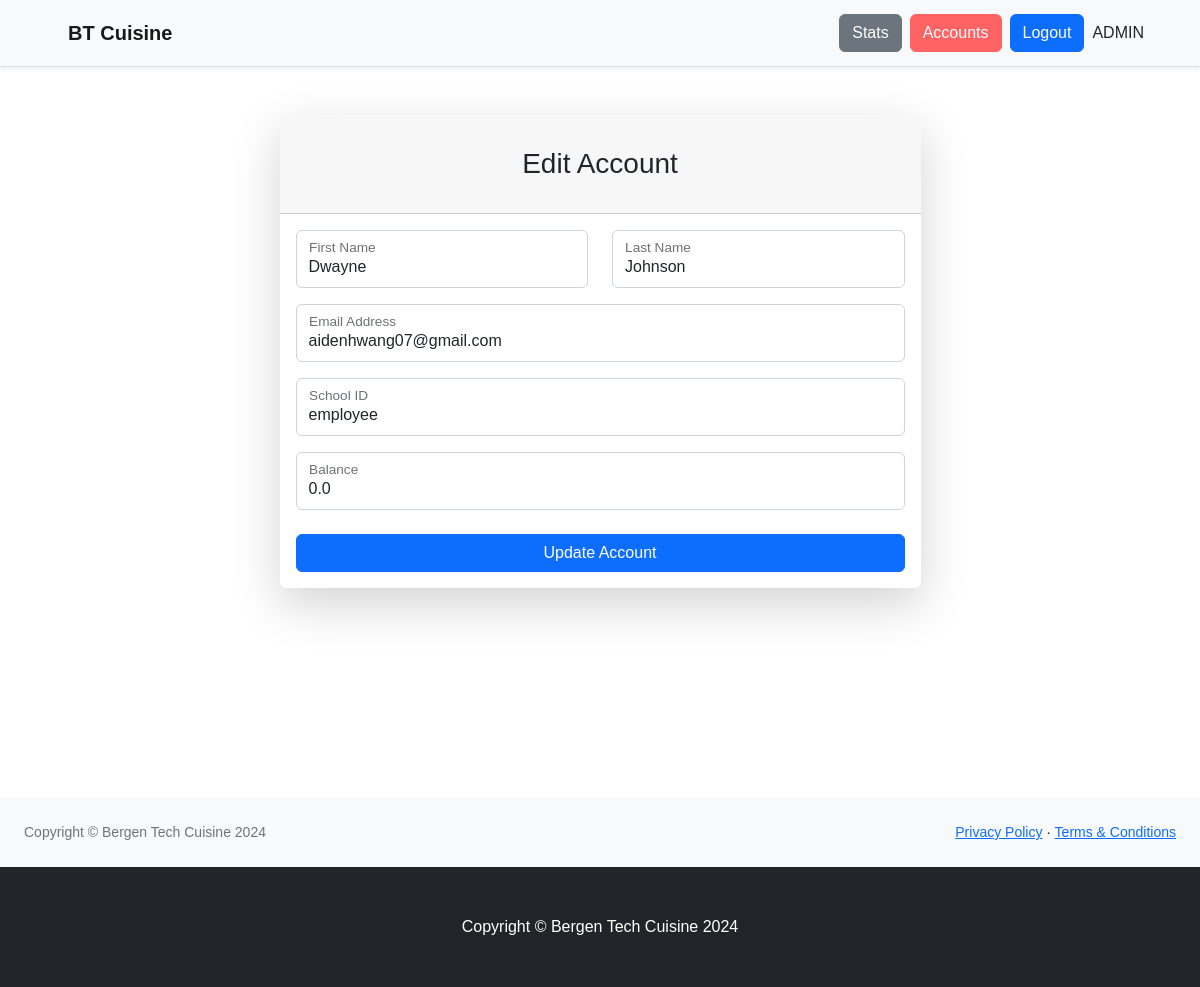
Screenshot of /editaccount?user_id=26 (signed in) with the database file from the repository.
### app.py (models this page shows)
class User(db.Model,UserMixin):
    id = db.Column(db.Integer, primary_key=True, nullable=False)
    first_name = db.Column(db.String(255), unique=False, nullable=False)
    last_name = db.Column(db.String(255), unique=False, nullable=False)
    email = db.Column(db.String(255), unique=True, nullable=False)
    school_id = db.Column(db.String(255), nullable=False)
    balance = db.Column(db.Float, nullable=False)
    type = db.Column(db.Integer, nullable=False)
    lunch_period = db.Column(db.Integer, nullable=False)
    orders = db.relationship('Order',backref='user',lazy=True)

### app.py (the view, shortened to what this page needs)
@app.route('/editaccount', methods=['GET', 'POST'])
@login_required
def edit_account():
    if not current_user.type == 1:
        flash("Unauthorized access!", "danger")
        return redirect(url_for('menu'))
    user_id = request.args.get('user_id')
    if not user_id:
        flash("No user specified!", "danger")
        return redirect(url_for('accounts'))
    user = User.query.get_or_404(user_id)
    return render_template('editaccount.html', user=user)

### app.py (called while the page is built)
@login_manager.user_loader
def load_user(user_id):
    return User.query.get(int(user_id))

### templates/editaccount.html (shortened to what this page needs)
{% extends "base.html" %}
{% set active_page = 'editaccount' %}
{% block content %}
<div id="layoutAuthentication">
    <div id="layoutAuthentication_content">
        <main>
            <div class="container">
                <div class="row justify-content-center">
                    <div class="col-lg-7">
                        <div class="card shadow-lg border-0 rounded-lg mt-5">
                            <div class="card-header"><h3 class="text-center font-weight-light my-4">Edit Account</h3></div>
                            <div class="card-body">
                                <form method="POST" action="/editaccount?user_id={{ user.id }}">
                                    <div class="row mb-3">
                                        <div class="col-md-6">
                                            <div class="form-floating mb-3 mb-md-0">
                                                <input class="form-control" id="firstName" type="text" placeholder="First Name" name="first_name" value="{{ user.first_name }}" />
                                                <label for="firstName">First Name</label>
                                            </div>
                                        </div>
                                        <div class="col-md-6">
                                            <div class="form-floating mb-3 mb-md-0">
                                                <input class="form-control" id="lastName" type="text" placeholder="Last Name" name="last_name" value="{{ user.last_name }}" />
                                                <label for="lastName">Last Name</label>
                                            </div>
                                        </div>
                                    </div>
                                    <div class="form-floating mb-3">
                                        <input class="form-control" id="inputEmail" type="email" placeholder="name@example.com" name="email" value="{{ user.email }}" />
                                        <label for="inputEmail">Email Address</label>
                                    </div>
                                    <div class="form-floating mb-3">
                                        <input class="form-control" id="inputSchoolID" type="text" placeholder="School ID" name="school_id" value="{{ user.school_id }}" />
                                        <label for="inputSchoolID">School ID</label>
                                    </div>
                                    <div class="form-floating mb-3">
                                        <input class="form-control" id="inputBalance" type="number" step="0.01" placeholder="Balance" name="balance" value="{{ user.balance }}" />
                                        <label for="inputBalance">Balance</label>
                                    </div>
                                    <div class="mt-4 mb-0">
                                        <div class="d-grid"><button class="btn btn-primary btn-block" type="submit">Update Account</button></div>
                                    </div>
                                </form>
                            </div>
                        </div>
                    </div>
                </div>
            </div>
        </main>
    </div>
    <div id="layoutAuthentication_footer">
        <footer class="py-4 bg-light mt-auto">
            <div class="container-fluid px-4">
                <div class="d-flex align-items-center justify-content-between small">
                    <div class="text-muted">Copyright &copy; Bergen Tech Cuisine 2024</div>
                    <div>
                        <a href="#">Privacy Policy</a>
                        &middot;
                        <a href="#">Terms &amp; Conditions</a>
                    </div>
                </div>
            </div>
        </footer>
    </div>
</div>
{% endblock %}

### static/css/styles.css (style rules this page uses)
body { font-family: Arial, sans-serif; }

### rows the page displays
User: first_name "Dwayne", last_name "Johnson", email "aidenhwang07@gmail.com", school_id "employee", balance "0.0"
